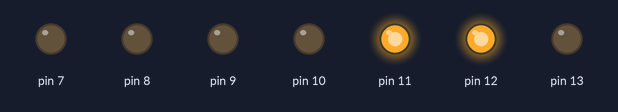
Bench run of a sketch on a simulated Arduino Uno, built with avr-gcc and run on an emulated ATmega328P. Shown: output pins drawn as LEDs (lit = HIGH).

Above: at 0.2 s.
At 0.6 s:
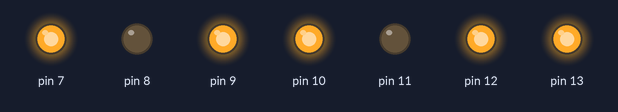
At 1.4 s:
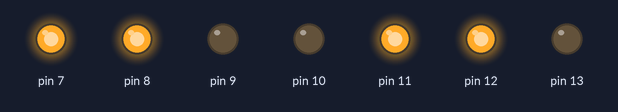
At 2.6 s:
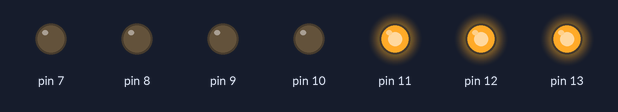
At 3.8 s:
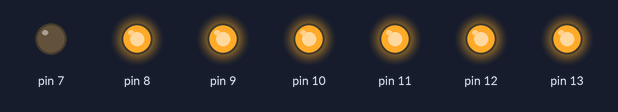
At 5.4 s:
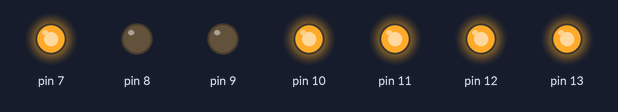
Timing chart, 0 to 5.7 s (numbered marks = the images above):
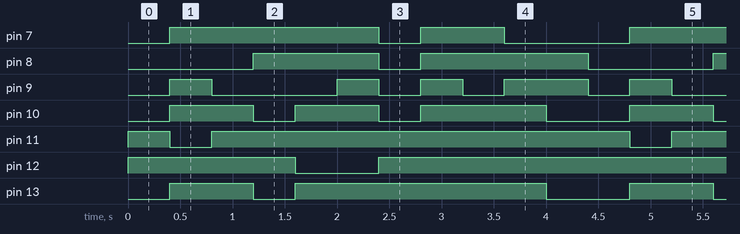

The sketch:

seven-segment-raw.ino
```cpp
void setup() {
  pinMode(13,OUTPUT);
  pinMode(12,OUTPUT);
  pinMode(11,OUTPUT);
  pinMode(10,OUTPUT);
  pinMode(9,OUTPUT);
  pinMode(8,OUTPUT);
  pinMode(7,OUTPUT);

}

void loop() {

  //1
  digitalWrite(13,LOW);
  digitalWrite(12,HIGH);
  digitalWrite(11,HIGH);
  digitalWrite(10,LOW);
  digitalWrite(9,LOW);
  digitalWrite(8,LOW);
  digitalWrite(7,LOW);

  delay(400);


  //2
  digitalWrite(13,HIGH);
  digitalWrite(12,HIGH);
  digitalWrite(11,LOW);
  digitalWrite(10,HIGH);
  digitalWrite(9,HIGH);
  digitalWrite(8,LOW);
  digitalWrite(7,HIGH);

  delay(400);


  //3
  digitalWrite(13,HIGH);
  digitalWrite(12,HIGH);
  digitalWrite(11,HIGH);
  digitalWrite(10,HIGH);
  digitalWrite(9,LOW);
  digitalWrite(8,LOW);
  digitalWrite(7,HIGH);

  delay(400);


  //4
  digitalWrite(13,LOW);
  digitalWrite(12,HIGH);
  digitalWrite(11,HIGH);
  digitalWrite(10,LOW);
  digitalWrite(9,LOW);
  digitalWrite(8,HIGH);
  digitalWrite(7,HIGH);

  delay(400);


  //5
  digitalWrite(13,HIGH);
  digitalWrite(12,LOW);
  digitalWrite(11,HIGH);
  digitalWrite(10,HIGH);
  digitalWrite(9,LOW);
  digitalWrite(8,HIGH);
  digitalWrite(7,HIGH);

  delay(400);


  //6
  digitalWrite(13,HIGH);
  digitalWrite(12,LOW);
  digitalWrite(11,HIGH);
  digitalWrite(10,HIGH);
  digitalWrite(9,HIGH);
  digitalWrite(8,HIGH);
  digitalWrite(7,HIGH);

  delay(400);


  //7
  digitalWrite(13,HIGH);
  digitalWrite(12,HIGH);
  digitalWrite(11,HIGH);
  digitalWrite(10,LOW);
  digitalWrite(9,LOW);
  digitalWrite(8,LOW);
  digitalWrite(7,LOW);

  delay(400);


  //8
  digitalWrite(13,HIGH);
  digitalWrite(12,HIGH);
  digitalWrite(11,HIGH);
  digitalWrite(10,HIGH);
  digitalWrite(9,HIGH);
  digitalWrite(8,HIGH);
  digitalWrite(7,HIGH);

  delay(400);

  //9
  digitalWrite(13,HIGH);
  digitalWrite(12,HIGH);
  digitalWrite(11,HIGH);
  digitalWrite(10,HIGH);
  digitalWrite(9,LOW);
  digitalWrite(8,HIGH);
  digitalWrite(7,HIGH);

  delay(400);

  //0
  digitalWrite(13,HIGH);
  digitalWrite(12,HIGH);
  digitalWrite(11,HIGH);
  digitalWrite(10,HIGH);
  digitalWrite(9,HIGH);
  digitalWrite(8,HIGH);
  digitalWrite(7,LOW);

  delay(400);


  //11
  digitalWrite(13,LOW);
  digitalWrite(12,HIGH);
  digitalWrite(11,HIGH);
  digitalWrite(10,LOW);
  digitalWrite(9,HIGH);
  digitalWrite(8,HIGH);
  digitalWrite(7,LOW);

  delay(400);
}
```

Measured:
- by itself, pin 7: repeats every 4.4 s: LOW 0.40 s, HIGH 0.80 s, LOW 1.2 s, HIGH 2.0 s
- by itself, pin 8: repeats every 4.4 s: LOW 0.40 s, HIGH 1.6 s, LOW 1.2 s, HIGH 1.2 s
- by itself, pin 9: repeats every 4.4 s: LOW 1.2 s, 2 × (HIGH 0.40 s, LOW 0.40 s), HIGH 0.80 s, LOW 0.40 s, HIGH 0.40 s
- by itself, pin 10: repeats every 4.4 s: LOW 0.40 s, HIGH 0.80 s, LOW 0.40 s, HIGH 1.2 s, LOW 0.80 s, HIGH 0.80 s
- by itself, pin 11: repeats every 4.4 s: LOW 0.40 s, HIGH 4.0 s
- by itself, pin 12: repeats every 4.4 s: LOW 0.80 s, HIGH 3.6 s
- by itself, pin 13: repeats every 4.4 s: LOW 0.40 s, HIGH 2.4 s, LOW 0.80 s, HIGH 0.80 s
